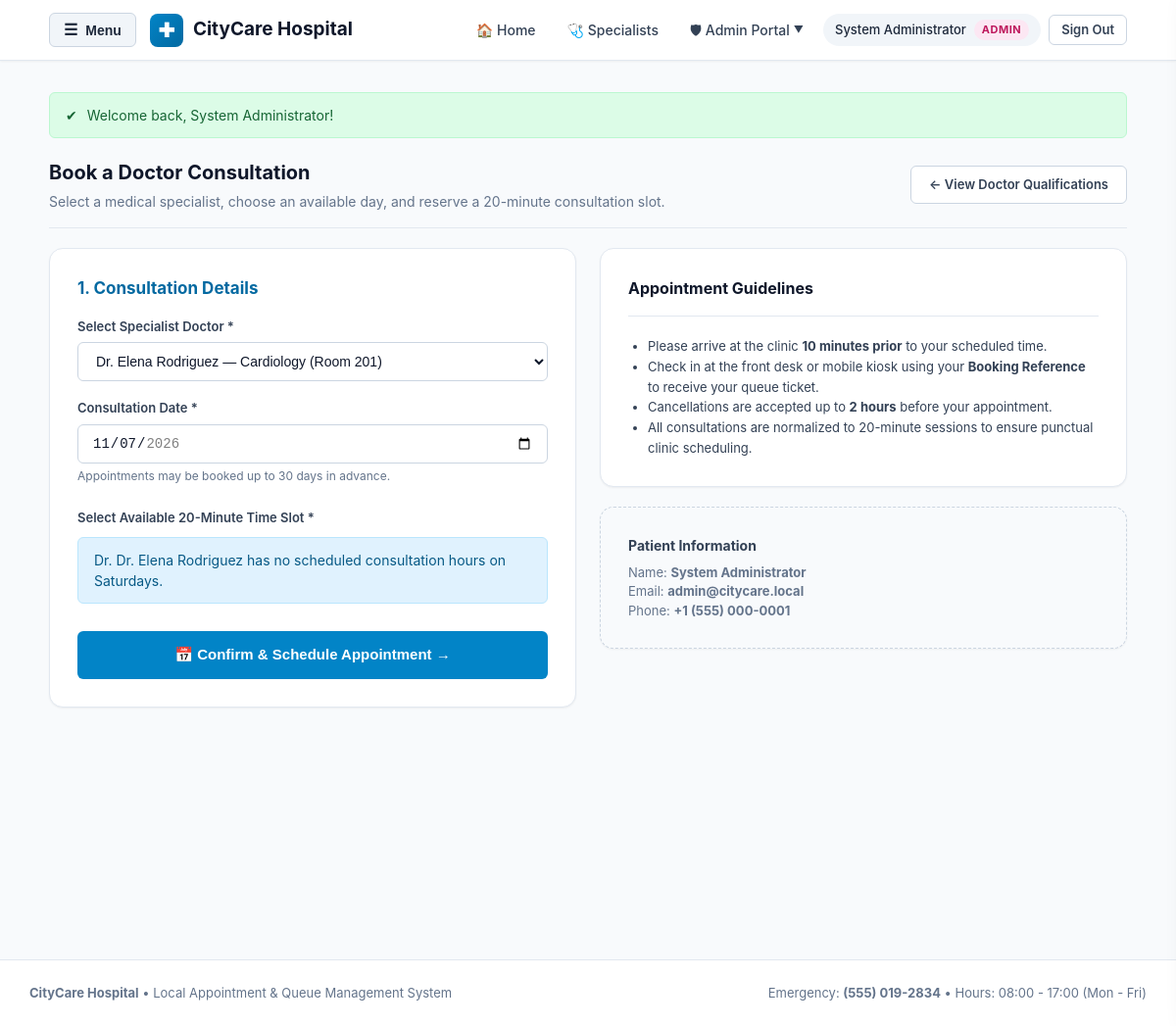
Screenshot of /patient/book.php (signed in) with the database file from the repository.
### tables this page shows
CREATE TABLE `clinic_settings` (
  `id` INT UNSIGNED NOT NULL AUTO_INCREMENT,
  `clinic_name` VARCHAR(150) NOT NULL,
  `address` TEXT NOT NULL,
  `phone` VARCHAR(25) NOT NULL,
  `email` VARCHAR(150) NOT NULL,
  `timezone` VARCHAR(50) NOT NULL DEFAULT 'UTC',
  `opening_time` TIME NOT NULL DEFAULT '08:00:00',
  `closing_time` TIME NOT NULL DEFAULT '17:00:00',
  `max_advance_booking_days` INT UNSIGNED NOT NULL DEFAULT 30,
  `min_cancellation_hours_notice` INT UNSIGNED NOT NULL DEFAULT 2,
  `updated_at` DATETIME NOT NULL DEFAULT CURRENT_TIMESTAMP ON UPDATE CURRENT_TIMESTAMP,
  PRIMARY KEY (`id`)
);

CREATE TABLE `doctors` (
  `id` INT UNSIGNED NOT NULL AUTO_INCREMENT,
  `full_name` VARCHAR(100) NOT NULL,
  `specialty` VARCHAR(100) NOT NULL,
  `email` VARCHAR(150) NOT NULL,
  `phone` VARCHAR(25) NOT NULL,
  `room_number` VARCHAR(30) NOT NULL,
  `description` TEXT NULL,
  `active_status` TINYINT(1) NOT NULL DEFAULT 1,
  `created_at` DATETIME NOT NULL DEFAULT CURRENT_TIMESTAMP,
  `updated_at` DATETIME NOT NULL DEFAULT CURRENT_TIMESTAMP ON UPDATE CURRENT_TIMESTAMP,
  PRIMARY KEY (`id`),
  UNIQUE KEY `uk_doctors_email` (`email`),
  KEY `idx_doctors_specialty` (`specialty`),
  KEY `idx_doctors_active` (`active_status`)
);

### includes/booking.php (called while the page is built, shortened)
<?php
function getClinicSettings(): array
{
    static $settings = null;
    if ($settings !== null) {
        return $settings;
    }
    $pdo = getDBConnection();
    $stmt = $pdo->query("SELECT * FROM `clinic_settings` LIMIT 1");
    $settings = $stmt->fetch() ?: [
        'clinic_name'                  => 'CityCare Hospital',
        'address'                      => '123 Healthcare Boulevard',
        'phone'                        => '+1 (555) 019-2834',
        'email'                        => 'info@citycare.local',
        'timezone'                     => 'UTC',
        'opening_time'                 => '08:00:00',
        'closing_time'                 => '17:00:00',
        'max_advance_booking_days'     => 30,
        'min_cancellation_hours_notice'=> 2,
    ];
    return $settings;
}
function getDoctors(bool $activeOnly = true, ?string $specialty = null): array
{
    $pdo = getDBConnection();
    $sql = "SELECT id, full_name, specialty, email, phone, room_number, description, active_status FROM doctors WHERE 1=1";
    $params = [];
    if ($activeOnly) {
        $sql .= " AND active_status = 1";
    }
    $sql .= " ORDER BY specialty ASC, full_name ASC";
    $stmt = $pdo->prepare($sql);
    $stmt->execute($params);
    return $stmt->fetchAll();
}
function getDoctorById(int $doctorId): ?array
{
    $pdo = getDBConnection();
    $stmt = $pdo->prepare("SELECT * FROM doctors WHERE id = :id LIMIT 1");
    $stmt->execute([':id' => $doctorId]);
    $doc = $stmt->fetch();
    return $doc ?: null;
}
function getDoctorAvailableSlots(int $doctorId, string $dateString): array
{
    $settings = getClinicSettings();
    $pdo = getDBConnection();
    $dt = DateTime::createFromFormat('Y-m-d', $dateString);
    $today = date('Y-m-d');
    $maxDays = (int)$settings['max_advance_booking_days'];
    $maxDate = date('Y-m-d', strtotime("+{$maxDays} days"));
    $doctor = getDoctorById($doctorId);
    $dayOfWeek = date('l', strtotime($dateString));
    $schedStmt = $pdo->prepare("
        SELECT id, start_time, end_time, slot_duration_minutes
        FROM doctor_schedules
        WHERE doctor_id = :doc_id
          AND day_of_week = :day_name
          AND active_status = 1
        ORDER BY start_time ASC
    ");
    $schedStmt->execute([':doc_id' => $doctorId, ':day_name' => $dayOfWeek]);
    $shifts = $schedStmt->fetchAll();
    if (empty($shifts)) {
        return [
            'success' => true,
            'message' => "Dr. {$doctor['full_name']} has no scheduled consultation hours on {$dayOfWeek}s.",
            'slots'   => [],
            'doctor'  => $doctor,
            'day'     => $dayOfWeek
        ];
    }
    $generatedSlots = [];
    return [
        'success' => true,
        'message' => sprintf('Found %d slots for %s (%s).', count($generatedSlots), $doctor['full_name'], $dayOfWeek),
        'slots'   => $generatedSlots,
        'doctor'  => $doctor,
        'day'     => $dayOfWeek
    ];
}

### includes/auth.php (called while the page is built, shortened)
<?php
function currentUser(): ?array
{
    return $_SESSION['user'] ?? null;
}

### patient/book.php (the view, shortened to what this page needs)
<?php
require_once __DIR__ . '/../includes/auth.php';
require_once __DIR__ . '/../includes/booking.php';
$settings = getClinicSettings();
$doctors = getDoctors(true);
$selectedDoctorId = isset($_GET['doctor_id']) ? (int)$_GET['doctor_id'] : 0;
if ($selectedDoctorId === 0 && !empty($doctors)) {
    $selectedDoctorId = (int)$doctors[0]['id'];
}
$today = date('Y-m-d');
$selectedDate = isset($_GET['date']) ? trim((string)$_GET['date']) : $today;
$slotsResult = getDoctorAvailableSlots($selectedDoctorId, $selectedDate);
require_once __DIR__ . '/../includes/header.php';
?>
<div class="card-header">
    <div>
        <h1 class="card-title">Book a Doctor Consultation</h1>
        <p style="margin: 4px 0 0 0; color: var(--gray-500); font-size: 14px;">
            Select a medical specialist, choose an available day, and reserve a 20-minute consultation slot.
        </p>
    </div>
    <a href="<?php echo APP_BASE_URL; ?>/doctors.php" class="btn btn-secondary" style="font-size: 13px;">
        &larr; View Doctor Qualifications
    </a>
</div>
<div style="display: grid; grid-template-columns: repeat(auto-fit, minmax(320px, 1fr)); gap: 24px;">
    <div class="card">
        <h2 style="font-size: 17px; margin: 0 0 16px 0; color: var(--primary-dark);">
            1. Consultation Details
        </h2>
        <form method="POST" action="book.php" id="bookingForm">
            <div class="form-group">
                <label for="doctor_id" class="form-label">Select Specialist Doctor *</label>
                <select id="doctor_id" name="doctor_id" class="form-control" onchange="refreshSlots()" required>
                    <?php foreach ($doctors as $d): ?>
                        <option value="<?php echo $d['id']; ?>" <?php echo ($selectedDoctorId === (int)$d['id']) ? 'selected' : ''; ?>>
                            <?php echo htmlspecialchars($d['full_name'], ENT_QUOTES, 'UTF-8'); ?> &mdash;
                        </option>
                    <?php endforeach; ?>
                </select>
            </div>
            <div class="form-group">
                <label for="appointment_date" class="form-label">Consultation Date *</label>
                <input
                    type="date"
                    id="appointment_date"
                    name="appointment_date"
                    class="form-control"
                    min="<?php echo $today; ?>"
                    max="<?php echo $maxDate; ?>"
                    value="<?php echo htmlspecialchars($selectedDate, ENT_QUOTES, 'UTF-8'); ?>"
                    onchange="refreshSlots()"
                    required
                >
                <div style="font-size: 12px; color: var(--gray-500); margin-top: 4px;">
                    Appointments may be booked up to <?php echo $maxDays; ?> days in advance.
                </div>
            </div>
            <div class="form-group" style="margin-top: 24px;">
                <label class="form-label">Select Available 20-Minute Time Slot *</label>
                <div id="slotsContainer">
                    <?php if (!empty($slotsResult['slots'])): ?>
                        <?php
                        $hasAvailable = false;
                        ?>
                        <div style="display: grid; grid-template-columns: repeat(auto-fill, minmax(105px, 1fr)); gap: 10px; margin-top: 8px;">
                            <?php foreach ($slotsResult['slots'] as $slot): ?>
                                <?php if ($slot['is_available']): $hasAvailable = true; ?>
                                    <label style="display: block; cursor: pointer;">
                                        <input type="radio" name="start_time" value="<?php echo $slot['start_time']; ?>" style="display: none;" onchange="updateSelectedSlot(this)" required>
                                        <div class="slot-pill slot-available">
                                            <?php echo $slot['display_time']; ?>
                                        </div>
                                    </label>
                                <?php else: ?>
                                    <div class="slot-pill slot-unavailable" title="<?php echo $slot['is_booked'] ? 'Already reserved' : 'Slot passed'; ?>">
                                        <?php echo $slot['display_time']; ?>
                                    </div>
                                <?php endif; ?>
                            <?php endforeach; ?>
                        </div>
                        <?php if (!$hasAvailable): ?>
                            <div class="alert alert-warning" style="margin-top: 12px;">
                                All consultation slots for this date are fully reserved or have passed. Please select another date.
                            </div>
                        <?php endif; ?>
                    <?php else: ?>
                        <div class="alert alert-info" style="margin-top: 10px;">
                            <?php echo htmlspecialchars($slotsResult['message'] ?? 'No shifts found on this date.'); ?>
                        </div>
                    <?php endif; ?>
                </div>
            </div>
            <div style="margin-top: 28px;">
                <button type="submit" id="submitBtn" class="btn btn-primary btn-block" style="padding: 14px; font-size: 15px;">
                    &#128197; Confirm &amp; Schedule Appointment &rarr;
                </button>
            </div>
        </form>
    </div>
    <div>
        <div class="card" style="margin-bottom: 20px;">
            <div class="card-header">
                <h2 class="card-title" style="font-size: 16px;">Appointment Guidelines</h2>
            </div>
            <ul style="margin: 0; padding-left: 20px; font-size: 13px; color: var(--gray-700); line-height: 1.6;">
                <li>Please arrive at the clinic <strong>10 minutes prior</strong> to your scheduled time.</li>
                <li>Check in at the front desk or mobile kiosk using your <strong>Booking Reference</strong> to receive your queue ticket.</li>
                <li>Cancellations are accepted up to <strong><?php echo $settings['min_cancellation_hours_notice']; ?> hours</strong> before your appointment.</li>
                <li>All consultations are normalized to 20-minute sessions to ensure punctual clinic scheduling.</li>
            </ul>
        </div>
        <div class="card" style="background: var(--gray-50); border: 1px dashed var(--gray-300);">
            <h3 style="margin: 0 0 8px 0; font-size: 14px; color: var(--gray-700);">Patient Information</h3>
            <div style="font-size: 13px; color: var(--gray-500); line-height: 1.5;">
                Name: <strong><?php echo htmlspecialchars($user['full_name'], ENT_QUOTES, 'UTF-8'); ?></strong><br>
                Email: <strong><?php echo htmlspecialchars($user['email'], ENT_QUOTES, 'UTF-8'); ?></strong><br>
                Phone: <strong><?php echo htmlspecialchars($user['phone'], ENT_QUOTES, 'UTF-8'); ?></strong>
            </div>
        </div>
    </div>
</div>
<?php require_once __DIR__ . '/../includes/footer.php'; ?>

### assets/css/style.css (style rules this page uses)
:root { --primary: #0284c7; --primary-dark: #0369a1; --primary-light: #e0f2fe; --primary-gradient: linear-gradient(135deg, #0284c7 0%, #0369a1 100%); --success: #16a34a; --success-light: #dcfce7; --warning: #d97706; --warning-light: #fef3c7; --danger: #dc2626; --danger-light: #fee2e2; --gray-50: #f8fafc; --gray-100: #f1f5f9; --gray-200: #e2e8f0; --gray-300: #cbd5e1; --gray-500: #64748b; --gray-700: #334155; --gray-800: #1e293b; --gray-900: #0f172a; --radius-sm: 6px; --radius-md: 10px; --radius-lg: 14px; --radius-full: 9999px; --shadow-sm: 0 1px 2px rgba(0, 0, 0, 0.05); --shadow-md: 0 4px 6px -1px rgba(0, 0, 0, 0.08), 0 2px 4px -1px rgba(0, 0, 0, 0.04); --shadow-lg: 0 10px 15px -3px rgba(0, 0, 0, 0.08), 0 4px 6px -2px rgba(0, 0, 0, 0.04); }
* { box-sizing: border-box; }
body { margin: 0; padding: 0; font-family: -apple-system, BlinkMacSystemFont, "Segoe UI", Roboto, "Helvetica Neue", Arial, sans-serif; background-color: var(--gray-50); color: var(--gray-800); line-height: 1.5; min-height: 100vh; display: flex; flex-direction: column; }
.card { background: #ffffff; border: 1px solid var(--gray-200); border-radius: var(--radius-lg); padding: 28px; box-shadow: var(--shadow-sm); margin-bottom: 24px; }
.card-header { border-bottom: 1px solid var(--gray-200); padding-bottom: 16px; margin-bottom: 20px; display: flex; align-items: center; justify-content: space-between; flex-wrap: wrap; gap: 10px; }
.card-title { margin: 0; font-size: 20px; font-weight: 700; color: var(--gray-900); }
.form-group { margin-bottom: 18px; }
.form-label { display: block; font-size: 13px; font-weight: 600; color: var(--gray-700); margin-bottom: 6px; }
.form-control { width: 100%; padding: 10px 14px; font-size: 14px; border: 1px solid var(--gray-300); border-radius: var(--radius-sm); background-color: #ffffff; color: var(--gray-900); transition: border-color 0.15s ease, box-shadow 0.15s ease; }
.btn { display: inline-flex; align-items: center; justify-content: center; gap: 8px; padding: 10px 18px; font-size: 14px; font-weight: 600; border-radius: var(--radius-sm); border: 1px solid transparent; cursor: pointer; text-decoration: none; transition: all 0.15s ease; line-height: 1.25; }
.btn-primary { background-color: var(--primary); color: #ffffff; }
.btn-secondary { background-color: #ffffff; color: var(--gray-700); border-color: var(--gray-300); }
.btn-block { width: 100%; }
.alert { padding: 12px 16px; border-radius: var(--radius-sm); margin-bottom: 20px; font-size: 14px; display: flex; align-items: center; gap: 10px; }
.alert-info { background-color: var(--primary-light); color: #075985; border: 1px solid #bae6fd; }

### rows the page displays
clinic_settings: max_advance_booking_days "30", min_cancellation_hours_notice "2"
doctors: id+full_name "Dr. Dr. Elena Rodriguez has no scheduled consultation hours on Saturdays."

### other values shown
$user['full_name'] "System Administrator"
$user['role'] "ADMIN"
$flash['message'] "Welcome back, System Administrator!"
$user['email'] "admin@citycare.local"
$user['phone'] "+1 (555) 000-0001"
form field doctor_id "Dr. Elena Rodriguez — Cardiology (Room 201)"
